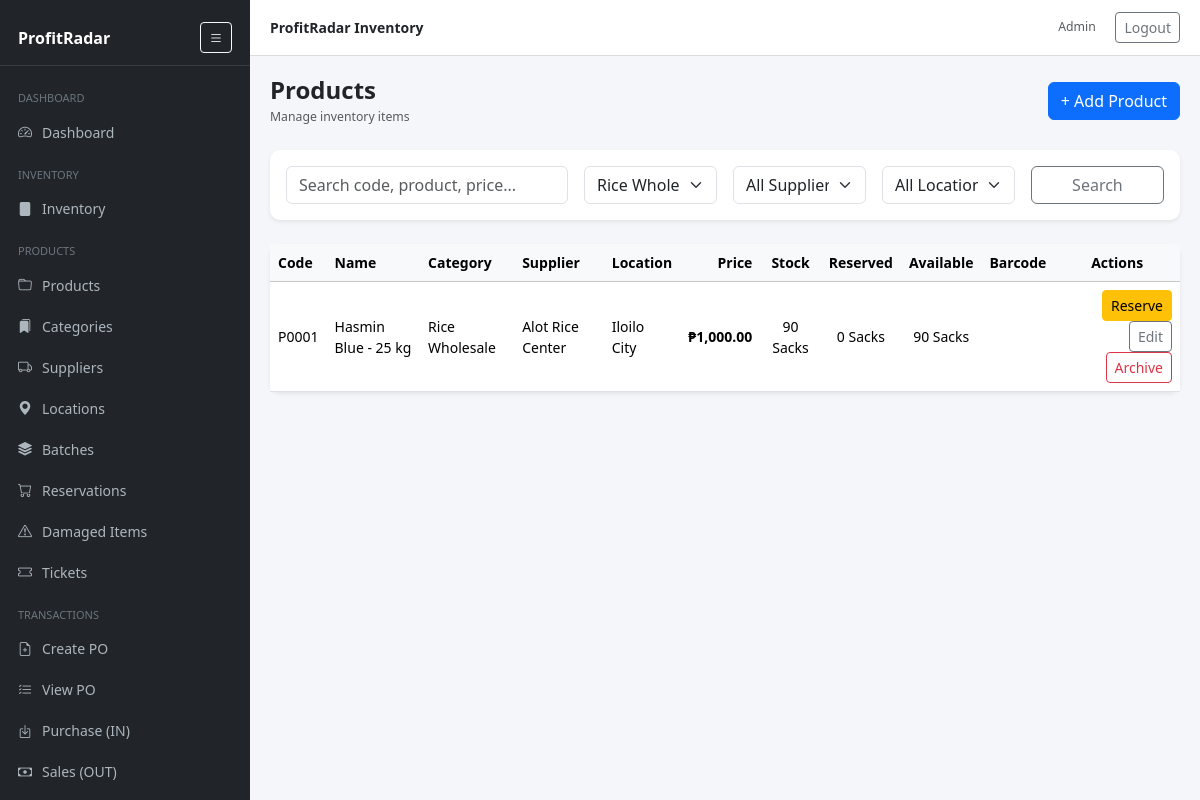
The page /products.php?category_id=1 (signed in) on the database its author committed.
### tables this page shows
CREATE TABLE `products` (
  `id` int(11) NOT NULL,
  `code` varchar(64) NOT NULL,
  `name` varchar(200) NOT NULL,
  `product_type` enum('retail','wholesale') NOT NULL DEFAULT 'retail',
  `category` varchar(120) DEFAULT NULL,
  `category_id` int(11) DEFAULT NULL,
  `location_id` int(11) DEFAULT NULL,
  `supplier_id` int(11) DEFAULT NULL,
  `location` varchar(120) DEFAULT NULL,
  `cost_price` decimal(12,2) DEFAULT 0.00,
  `sell_price` decimal(12,2) DEFAULT 0.00,
  `promo_discount_type` enum('percent','amount') DEFAULT NULL,
  `promo_discount_value` decimal(10,2) DEFAULT NULL,
  `sold_by` enum('each','weight') NOT NULL DEFAULT 'each',
  `unit` varchar(20) NOT NULL DEFAULT 'pc',
  `wholesale_price` decimal(10,2) NOT NULL DEFAULT 0.00,
  `barcode` varchar(128) DEFAULT NULL,
  `low_stock_threshold` int(11) DEFAULT NULL,
  `stock_qty` decimal(12,3) NOT NULL DEFAULT 0.000,
  `reserved_qty` int(11) NOT NULL DEFAULT 0,
  `is_active` tinyint(1) NOT NULL DEFAULT 1,
  `created_at` timestamp NOT NULL DEFAULT current_timestamp(),
  `updated_at` timestamp NULL DEFAULT NULL,
  `retail_stock` decimal(12,3) NOT NULL DEFAULT 0.000,
  `wholesale_stock` decimal(12,3) NOT NULL DEFAULT 0.000,
  `sale_type` enum('retail','wholesale') NOT NULL DEFAULT 'retail',
  `user_id` int(11) NOT NULL
);

CREATE TABLE `categories` (
  `id` int(11) NOT NULL,
  `name` varchar(100) NOT NULL,
  `description` varchar(255) DEFAULT NULL,
  `created_at` timestamp NOT NULL DEFAULT current_timestamp(),
  `user_id` int(11) NOT NULL
);

CREATE TABLE `suppliers` (
  `id` int(11) NOT NULL,
  `name` varchar(160) NOT NULL,
  `contact` varchar(160) DEFAULT NULL,
  `phone` varchar(50) DEFAULT NULL,
  `email` varchar(160) DEFAULT NULL,
  `address` text DEFAULT NULL,
  `user_id` int(11) NOT NULL
);

CREATE TABLE `locations` (
  `id` int(11) NOT NULL,
  `name` varchar(100) NOT NULL,
  `description` varchar(255) DEFAULT NULL,
  `created_at` timestamp NOT NULL DEFAULT current_timestamp()
);

### includes/config.php (called while the page is built, shortened)
<?php
function app_url(string $path): string {
    return '/' . ltrim($path, '/');
}

### includes/functions.php (called while the page is built, shortened)
<?php
function h($s){ return htmlspecialchars((string)$s, ENT_QUOTES, 'UTF-8'); }

### includes/auth.php (called while the page is built, shortened)
<?php
require_once __DIR__ . '/config.php';
function current_user() {
    return $_SESSION['user'] ?? null;
}
function has_role($role): bool {
    $u = current_user();
    if ($u['role'] === 'admin') return true;
    return $u['role'] === $role;
}

### products.php (the view, shortened to what this page needs)
<?php
require_once __DIR__.'/includes/header.php';
$pdo = getDB();
function fmt_stock($stock, $sold_by, $unit) {
    $v = is_null($stock) ? 0 : (float)$stock;
    if ($sold_by === 'weight') {
        $qty = rtrim(rtrim(number_format($v, 3, '.', ''), '0'), '.');
    } else {
        $qty = number_format((int)$v);
    }
    $unit = strtolower(trim($unit));
    switch ($unit) {
        case 'sack': $label = 'Sacks'; break;
    }
    return $qty . ' ' . $label;
}
$q     = trim($_GET['q'] ?? '');
$catId = trim($_GET['category_id'] ?? '');
$sql = "SELECT p.*,
               GREATEST(p.stock_qty - p.reserved_qty,0) AS available_stock,
               s.name AS supplier_name,
               c.name AS category_name,
               l.name AS location_name
        FROM products p
        LEFT JOIN suppliers s ON s.id = p.supplier_id
        LEFT JOIN categories c ON c.id = p.category_id
        LEFT JOIN locations l ON l.id = p.location_id
        WHERE p.is_active = 1";
$params = [];
if ($catId !== '') { $sql .= " AND p.category_id = ?"; $params[] = (int)$catId; }
$sql .= " ORDER BY p.name ASC LIMIT 200";
$st = $pdo->prepare($sql);
$st->execute($params);
$cats = $pdo->query("SELECT id,name FROM categories ORDER BY name")->fetchAll();
?>
<div class="d-flex justify-content-between align-items-center mb-4">
<div>
<h4 class="mb-0 fw-semibold">Products</h4>
<small class="text-muted">Manage inventory items</small>
</div>
<a class="btn btn-primary" href="<?= app_url('product_edit.php') ?>">
+ Add Product
</a>
</div>
<div class="card shadow-sm mb-4">
<div class="card-body">
<form class="row g-3">
<div class="col-md-4">
<input class="form-control"
       name="q"
       value="<?= h($q) ?>"
       placeholder="Search code, product, price...">
</div>
<div class="col-md-2">
<select class="form-select" name="category_id">
<?php foreach($cats as $c): ?>
<option value="<?= $c['id'] ?>" <?= ($catId==$c['id']?'selected':'') ?>>
<?= h($c['name']) ?>
</option>
<?php endforeach; ?>
</select>
</div>
<div class="col-md-2">
<select class="form-select" name="supplier_id">
<option value="">All Suppliers</option>
</select>
</div>
<div class="col-md-2">
<select class="form-select" name="location_id">
<option value="">All Locations</option>
</select>
</div>
<div class="col-md-2 d-grid">
<button class="btn btn-outline-secondary">
Search
</button>
</div>
</form>
</div>
</div>
<div class="card shadow-sm">
<div class="table-responsive">
<table class="table table-hover align-middle mb-0">
<thead class="table-light">
<tr>
<th>Code</th>
<th>Name</th>
<th>Category</th>
<th>Supplier</th>
<th>Location</th>
<th class="text-end">Price</th>
<th class="text-center">Stock</th>
<th class="text-center">Reserved</th>
<th class="text-center">Available</th>
<th>Barcode</th>
<th class="text-center">Actions</th>
</tr>
</thead>
<tbody>
<?php foreach($st as $p): $low = is_low_stock($pdo,$p); ?>
<tr>
<td><?= h($p['code']) ?></td>
<td>
<?= h($p['name']) ?>
</td>
<td><?= h($p['category_name'] ?? '') ?></td>
<td><?= h($p['supplier_name']) ?></td>
<td><?= h($p['location_name']) ?></td>
<td class="text-end fw-semibold">
₱<?= number_format($p['sell_price'],2) ?>
</td>
<td class="text-center">
<?= fmt_stock($p['stock_qty'],$p['sold_by'],$p['unit']) ?>
</td>
<td class="text-center">
<?= fmt_stock($p['reserved_qty'],$p['sold_by'],$p['unit']) ?>
</td>
<td class="text-center">
<?= fmt_stock($p['available_stock'],$p['sold_by'],$p['unit']) ?>
</td>
<td>
</td>
<td class="text-end">
<a class="btn btn-sm btn-warning"
   href="/reserve_product.php?id=<?= $p['id'] ?>">
Reserve
</a>
<a class="btn btn-sm btn-outline-secondary"
   href="/product_edit.php?id=<?= $p['id'] ?>">
Edit
</a>
<?php if(has_role('admin')): ?>
<a class="btn btn-sm btn-outline-danger"
   href="/product_delete.php?id=<?= $p['id'] ?>"
   onclick="return confirm('Archive this product?');">
Archive
</a>
<?php endif; ?>
</td>
</tr>
<?php endforeach; ?>
</tbody>
</table>
</div>
</div>
<?php require_once __DIR__.'/includes/footer.php'; ?>

### includes/header.php (style rules this page uses)
body { background:#f4f6f9; font-size:14px; }
.card { border:0; border-radius:10px; box-shadow:0 2px 10px rgba(0,0,0,.05); }

### rows shown on the page
products: code "P0001", name "Hasmin Blue - 25 kg", category.name "Rice Wholesale", supplier.name "Alot Rice Center", location.name "Iloilo City", sell_price "1,000.00", fmt_stock($p['stock_qty'],$p['sold_by'],$p['unit']) "90 Sacks", reserved_qty+sold_by+unit "0 Sacks", unit "90 Sacks"

### other values the page prints
APP_NAME "ProfitRadar Inventory"
current_user()['name'] "Admin"
form field category_id "Rice Wholesale"
